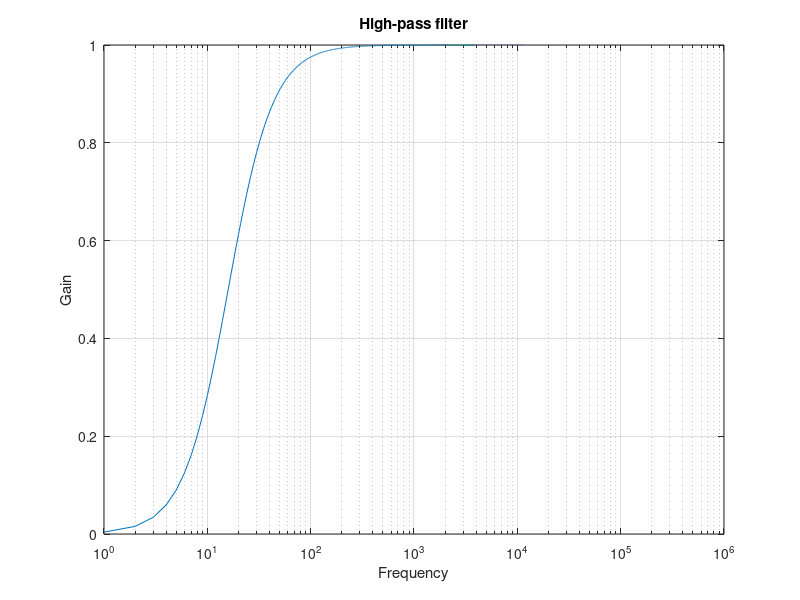

This figure's MATLAB source:
clc; 
clear all; 
close all; 
R1=1e+4; 
c1=1e-6; 
fh=1/(2*pi*R1*c1);%for high pass filter 
f=0:1e+6; 
g1=1./(1-1j.*fh./f); 
semilogx(f,g1); 
title('High-pass filter') 
grid on; 
xlabel('Frequency'); 
ylabel('Gain');
